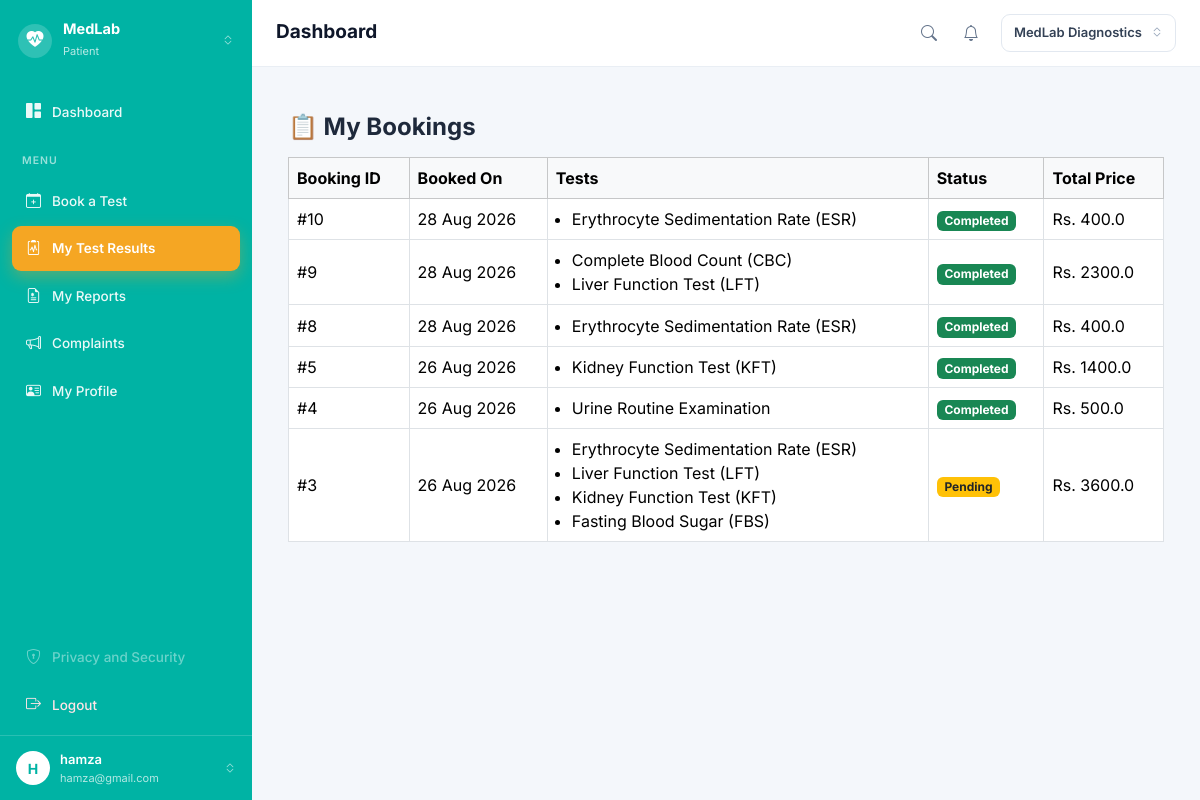
The app's page /medlab/my-bookings (signed in) with its own data.
### app/models/role.py (models this page shows, shortened)
class Role(db.Model):
    __tablename__ = "roles"
    id = db.Column(db.Integer, primary_key=True)
    name = db.Column(
        db.String(50),
        unique=True,
        nullable=False
    )
    users = db.relationship(
        "User",
        back_populates="role"
    )

### app/models/user.py (models this page shows, shortened)
class User(UserMixin, db.Model):
    __tablename__ = "users"
    id = db.Column(
        db.Integer,
        primary_key=True
    )
    name = db.Column(
        db.String(100),
        nullable=False
    )
    email = db.Column(
        db.String(120),
        unique=True,
        nullable=False,
        index=True
    )
    password_hash = db.Column(
        db.String(255),
        nullable=False
    )
    role_id = db.Column(
        db.Integer,
        db.ForeignKey("roles.id"),
        nullable=False
    )
    is_active = db.Column(
        db.Boolean,
        default=True,
        nullable=False
    )
    created_at = db.Column(
        db.DateTime,
        default=lambda: datetime.now(timezone.utc),
        nullable=False
    )
    role = db.relationship(
        "Role",
        back_populates="users"
    )

### app/models/booking.py (models this page shows, shortened)
class Booking(db.Model):
    __tablename__ = "bookings"
    id = db.Column(db.Integer, primary_key=True)
    patient_id = db.Column(
        db.Integer,
        db.ForeignKey("patients.id"),
        nullable=False
    )
    booked_by = db.Column(
        db.Integer,
        db.ForeignKey("users.id"),
        nullable=False
    )
    status = db.Column(
        db.String(30),
        default="Pending",
        nullable=False
    )   # Pending, Sample Collected, Processing, Completed, Cancelled
    scheduled_at = db.Column(db.DateTime, nullable=True)
    created_at = db.Column(
        db.DateTime,
        default=lambda: datetime.now(timezone.utc),
        nullable=False
    )
    patient = db.relationship("Patient", backref="bookings")
    items = db.relationship("BookingItem", back_populates="booking", cascade="all, delete-orphan")

class BookingItem(db.Model):
    __tablename__ = "booking_items"
    id = db.Column(db.Integer, primary_key=True)
    booking_id = db.Column(
        db.Integer,
        db.ForeignKey("bookings.id"),
        nullable=False
    )
    test_id = db.Column(
        db.Integer,
        db.ForeignKey("tests.id"),
        nullable=False
    )
    price = db.Column(db.Float, nullable=False)   # booking time ka price snapshot
    booking = db.relationship("Booking", back_populates="items")
    test = db.relationship("Test")

### app/models/test.py (models this page shows, shortened)
class Test(db.Model):
    __tablename__ = "tests"
    id = db.Column(db.Integer, primary_key=True)
    category_id = db.Column(
        db.Integer,
        db.ForeignKey("test_categories.id"),
        nullable=False
    )
    name = db.Column(db.String(150), nullable=False)
    code = db.Column(db.String(20), unique=True, nullable=False)
    price = db.Column(db.Float, nullable=False)
    sample_type = db.Column(db.String(50), nullable=True)
    turnaround_hours = db.Column(db.Integer, nullable=True)
    category = db.relationship("TestCategory", back_populates="tests")

### app/medlab/routes.py (the view)
@medlab.route("/my-bookings")
@login_required
def my_bookings():
    if current_user.role.name != "Patient":
        flash("This page is only for patients.", "danger")
        return redirect(url_for("auth.dashboard"))
    my_patient = Patient.query.filter_by(user_id=current_user.id).first()
    bookings = Booking.query.filter_by(
        patient_id=my_patient.id
    ).order_by(Booking.created_at.desc()).all()
    return render_template(
        "medlab/my_bookings.html",
        bookings=bookings
    )

### app/auth/routes.py (called while the page is built)
@login_manager.user_loader
def load_user(user_id):
    return db.session.get(
        User,
        int(user_id)
    )

### app/templates/medlab/my_bookings.html
{% extends "base.html" %}
{% block content %}
<div class="container mt-4">
    <h4 class="fw-bold mb-3">📋 My Bookings</h4>
    <table class="table table-bordered align-middle">
        <thead class="table-light">
            <tr>
                <th>Booking ID</th>
                <th>Booked On</th>
                <th>Tests</th>
                <th>Status</th>
                <th>Total Price</th>
            </tr>
        </thead>
        <tbody>
            {% for b in bookings %}
            <tr>
                <td>#{{ b.id }}</td>
                <td>{{ b.created_at.strftime('%d %b %Y') }}</td>
                <td>
                    <ul class="mb-0 ps-3">
                        {% for item in b.items %}
                        <li>{{ item.test.name }}</li>
                        {% endfor %}
                    </ul>
                </td>
                <td>
                    {% if b.status == "Pending" %}
                        <span class="badge bg-warning text-dark">{{ b.status }}</span>
                    {% elif b.status == "Completed" %}
                        <span class="badge bg-success">{{ b.status }}</span>
                    {% else %}
                        <span class="badge bg-secondary">{{ b.status }}</span>
                    {% endif %}
                </td>
                <td>
                    Rs. {{ b.items | sum(attribute="price") }}
                </td>
            </tr>
            {% else %}
            <tr>
                <td colspan="5" class="text-center text-muted">No bookings yet.</td>
            </tr>
            {% endfor %}
        </tbody>
    </table>
</div>
{% endblock %}

### app/templates/base.html (shortened to what this page needs)
<!DOCTYPE html>
<html lang="en">
<head>
    <link href="https://cdn.jsdelivr.net/npm/bootstrap@5.3.3/dist/css/bootstrap.min.css" rel="stylesheet">
    <link rel="stylesheet" href="https://cdn.jsdelivr.net/npm/bootstrap-icons@1.11.3/font/bootstrap-icons.min.css">
</head>
<body>
    {% if current_user.is_authenticated %}
    <div class="shell">
        <aside class="side">
            <div class="side-brand">
                <span class="brand-dot"><i class="bi bi-heart-pulse-fill"></i></span>
                <span class="brand-txt">
                    <b>MedLab</b>
                    <small>{{ current_user.role.name }}</small>
                </span>
                <i class="bi bi-chevron-expand" style="opacity:.6;font-size:12px;"></i>
            </div>
            <nav class="side-nav">
                <a href="{{ url_for('auth.dashboard') }}"
                    class="nav-item {% if request.endpoint == 'auth.dashboard' %}active{% endif %}">
                    <i class="bi bi-grid-1x2-fill"></i> Dashboard
                </a>
                <div class="side-label">Menu</div>
                {% if current_user.role.name in ["Patient", "Receptionist", "Administrator"] %}
                <a href="{{ url_for('medlab.book_test') }}"
                    class="nav-item {% if request.endpoint == 'medlab.book_test' %}active{% endif %}">
                    <i class="bi bi-calendar-plus"></i> Book a Test
                </a>
                {% endif %}
                {% if current_user.role.name == "Patient" %}
                <a href="{{ url_for('medlab.my_bookings') }}"
                    class="nav-item {% if request.endpoint == 'medlab.my_bookings' %}active{% endif %}">
                    <i class="bi bi-clipboard2-pulse"></i> My Test Results
                </a>
                <a href="{{ url_for('medlab.my_reports') }}"
                    class="nav-item {% if request.endpoint == 'medlab.my_reports' %}active{% endif %}">
                    <i class="bi bi-file-earmark-medical"></i> My Reports
                </a>
                <a href="{{ url_for('medlab.new_complaint') }}" class="nav-item">
                    <i class="bi bi-megaphone"></i> Complaints
                </a>
                {% endif %}
                <a href="{{ url_for('auth.profile') }}"
                    class="nav-item {% if request.endpoint == 'auth.profile' %}active{% endif %}">
                    <i class="bi bi-person-vcard"></i> My Profile
                </a>
                <div style="flex:1"></div>
                <a href="#" class="nav-item off"><i class="bi bi-shield-lock"></i> Privacy and Security</a>
                <a href="{{ url_for('auth.logout') }}" class="nav-item" style="color:#ffe4e6;">
                    <i class="bi bi-box-arrow-right"></i> Logout
                </a>
            </nav>
            <a href="{{ url_for('auth.profile') }}" class="side-user">
                <span class="avatar">{{ (current_user.name or "?")[0] | upper }}</span>
                <span class="u-txt">
                    <b>{{ current_user.name }}</b>
                    <small>{{ current_user.email }}</small>
                </span>
                <i class="bi bi-chevron-expand" style="opacity:.6;font-size:12px;"></i>
            </a>
        </aside>
        <div class="main">
            <header class="topbar">
                <div style="display:flex;align-items:center;gap:10px;">
                    <h1 class="page-title">{% block page_title %}Dashboard{% endblock %}</h1>
                </div>
                <div class="top-right">
                    {% if current_user.role.name in ["Patient", "Receptionist", "Administrator"] %}
                    <a href="{{ url_for('medlab.book_test') }}" class="ico-btn" title="Search tests">
                        <i class="bi bi-search"></i>
                    </a>
                    {% endif %}
                    <a href="{{ url_for('auth.dashboard') }}" class="ico-btn" title="Notifications">
                        <i class="bi bi-bell"></i>
                    </a>
                    <span class="lab-pill">MedLab Diagnostics <i class="bi bi-chevron-expand"></i></span>
                </div>
            </header>
            <div class="page">
                {% block content %}{% endblock %}
            </div>
        </div>
    </div>
    {% endif %}
</body>
</html>

### app/templates/base.html (style rules this page uses)
:root { --teal: #00b3a4; --orange: #f5a623; --page: #f4f7fb; }
* { font-family: 'Inter', sans-serif; }
body { margin: 0; background: var(--page); color: #1e293b; }
a { text-decoration: none; }
.shell { display: flex; min-height: 100vh; }
.side { width: 252px; flex-shrink: 0; background: var(--teal); display: flex; flex-direction: column; color: #fff; position: sticky; top: 0; height: 100vh; }
.side-brand { display: flex; align-items: center; gap: 11px; padding: 20px 18px; }
.brand-dot { width: 34px; height: 34px; border-radius: 50%; background: rgba(255, 255, 255, .18); display: flex; align-items: center; justify-content: center; font-size: 17px; }
.brand-txt { flex: 1; min-width: 0; }
.brand-txt b { display: block; font-size: 14.5px; font-weight: 700; line-height: 1.2; }
.brand-txt small { font-size: 11px; color: rgba(255, 255, 255, .72); }
.side-nav { padding: 8px 12px; display: flex; flex-direction: column; gap: 3px; flex: 1; }
.side-label { font-size: 10.5px; letter-spacing: 1px; text-transform: uppercase; color: rgba(255, 255, 255, .6); padding: 16px 10px 7px; font-weight: 600; }
.nav-item { display: flex; align-items: center; gap: 11px; padding: 11px 14px; border-radius: 9px; color: rgba(255, 255, 255, .92); font-size: 13.5px; font-weight: 500; }
.nav-item i { font-size: 15px; }
.nav-item.active { background: var(--orange); color: #fff; font-weight: 600; box-shadow: 0 6px 16px rgba(245, 166, 35, .35); }
.nav-item.off { opacity: .45; pointer-events: none; }
.side-user { display: flex; align-items: center; gap: 10px; padding: 14px 16px; border-top: 1px solid rgba(255, 255, 255, .16); color: #fff; }
.avatar { width: 34px; height: 34px; border-radius: 50%; background: #fff; color: var(--teal); display: flex; align-items: center; justify-content: center; font-weight: 700; font-size: 14px; flex-shrink: 0; }
.side-user .u-txt { flex: 1; min-width: 0; }
.side-user .u-txt b { display: block; font-size: 13px; font-weight: 600; }
.side-user .u-txt small { display: block; font-size: 11px; color: rgba(255, 255, 255, .7); white-space: nowrap; overflow: hidden; text-overflow: ellipsis; }
.main { flex: 1; min-width: 0; display: flex; flex-direction: column; }
.topbar { background: #fff; display: flex; align-items: center; justify-content: space-between; gap: 14px; padding: 14px 24px; border-bottom: 1px solid #e9eef4; }
.page-title { font-size: 19px; font-weight: 700; color: #0f172a; margin: 0; }
.top-right { display: flex; align-items: center; gap: 6px; }
.ico-btn { width: 36px; height: 36px; border-radius: 9px; border: none; background: transparent; color: #64748b; font-size: 16px; position: relative; display: flex; align-items: center; justify-content: center; }
.lab-pill { display: flex; align-items: center; gap: 9px; border: 1px solid #e2e8f0; border-radius: 9px; padding: 8px 12px; font-size: 13px; font-weight: 600; color: #334155; margin-left: 6px; }
.lab-pill i { color: #94a3b8; font-size: 12px; }
.page { padding: 22px 24px 40px; }

### records on screen
Role: role.name "Patient"
User: name "H", name "hamza", email "hamza@gmail.com"
Booking: id "10", created_at "28 Aug 2026", status "Completed", items|sum "400.0"
BookingItem: test.name "Erythrocyte Sedimentation Rate (ESR)"
Booking: id "9", created_at "28 Aug 2026", status "Completed", items|sum "2300.0"
BookingItem: test.name "Complete Blood Count (CBC)"
BookingItem: test.name "Liver Function Test (LFT)"
Booking: id "8", created_at "28 Aug 2026", status "Completed", items|sum "400.0"
BookingItem: test.name "Erythrocyte Sedimentation Rate (ESR)"
Booking: id "5", created_at "26 Aug 2026", status "Completed", items|sum "1400.0"
BookingItem: test.name "Kidney Function Test (KFT)"
Booking: id "4", created_at "26 Aug 2026", status "Completed", items|sum "500.0"
BookingItem: test.name "Urine Routine Examination"
Booking: id "3", created_at "26 Aug 2026", status "Pending", items|sum "3600.0"
BookingItem: test.name "Erythrocyte Sedimentation Rate (ESR)"
BookingItem: test.name "Liver Function Test (LFT)"
BookingItem: test.name "Kidney Function Test (KFT)"
BookingItem: test.name "Fasting Blood Sugar (FBS)"
